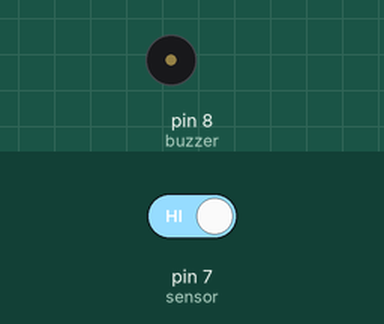
This sketch was run on a simulated Arduino Uno, built with avr-gcc and run on an emulated ATmega328P. Parts: buzzer (waves = sounding, pin HIGH). Inputs (shaded band) come from the test bench; at power-on: pin 7 (sensor) HIGH.

Above: at 1.2 s.
1.3 s: pin 7 (sensor) driven LOW
At 2.5 s:
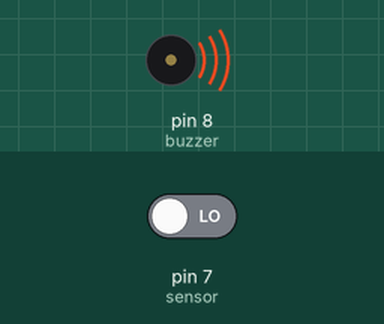
2.8 s: pin 7 (sensor) driven HIGH
At 3.8 s:
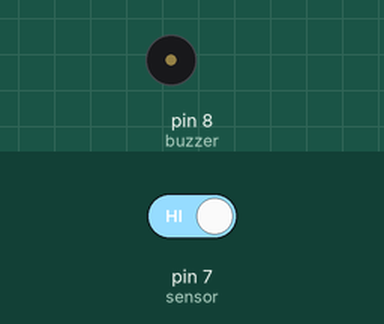
Timing chart, 0 to 5.8 s (numbered marks = the images above; inputs shaded):
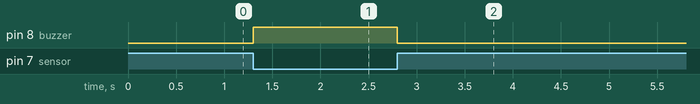

The sketch:

ProximidadIR.ino
```cpp
//declaraciones
int sensor=7;
int buzzer=8;

//configuracion
void setup() {
  pinMode(buzzer , OUTPUT);
  pinMode(sensor , INPUT);

}

//loop
void loop() {
  if(0==digitalRead(sensor))
  {
    digitalWrite(buzzer, HIGH);
  }
  else{
    digitalWrite(buzzer, LOW);
  }

}
```

Measured:
- after the input at 1.3 s, pin 8 (buzzer): LOW → HIGH at once
- after the input at 2.8 s, pin 8 (buzzer): HIGH → LOW at once
